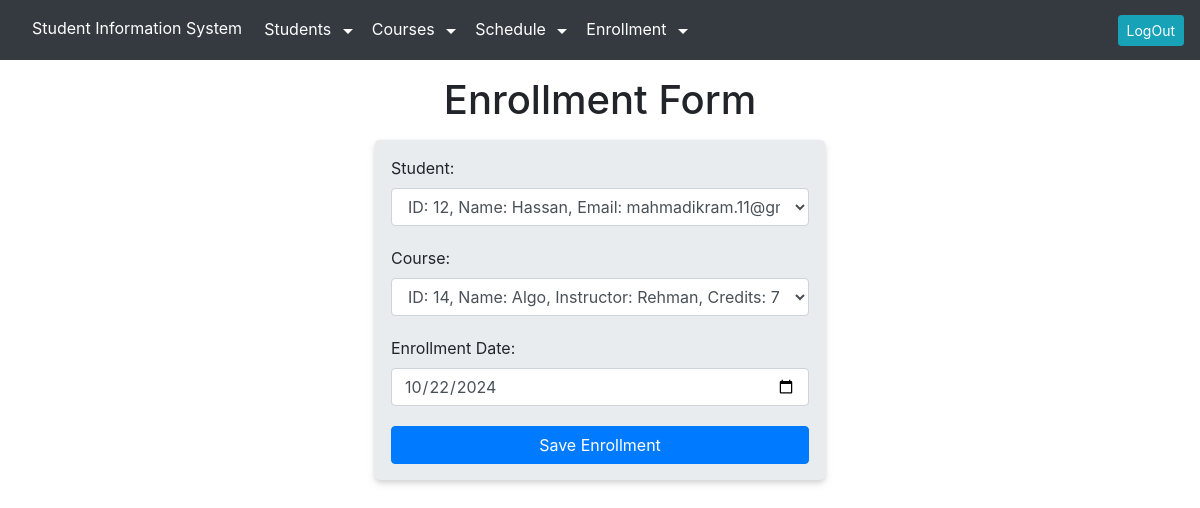
Screenshot of /enrollmentupdate/15/ (signed in) with the database file from the repository.
### sis_app/models.py (models this page shows, shortened)
class Enrollment(models.Model):
    student = models.ForeignKey(Student, on_delete=models.CASCADE)
    course = models.ForeignKey(Course, on_delete=models.CASCADE)
    enrollment_date = models.DateField()

### sis_app/views.py (the view)
# urls.py: path('enrollmentupdate/<int:id>/', views.enrollment_update_view, name='enrollment_update'),
@login_required
def enrollment_update_view(request, id):
    enrollment = Enrollment.objects.get(id=id)
    form = EnrollmentForm(instance=enrollment)
    if request.method == 'POST':
        form = EnrollmentForm(request.POST, instance=enrollment)
        if form.is_valid():
            form.save()
            return redirect('enrollment_list')
    return render(request, 'enrollment_form.html', {'form': form})

### sis_app/forms.py
class EnrollmentForm(forms.ModelForm):
    class Meta:
        model = Enrollment
        fields = '__all__'
        labels = {
            'student': 'Student',
            'course': 'Course',
            'enrollment_date': 'Enrollment Date',
        }
        widgets = {
            'student': forms.Select(attrs={'class': 'form-control'}),
            'course': forms.Select(attrs={'class': 'form-control'}),
            'enrollment_date': forms.DateInput(attrs={'class': 'form-control', 'type': 'date'}),
        }

### sis_app/models.py (called while the page is built)
    def __str__(self):
       return (
         f"ID: {self.id},\n"
         f"Name: {self.name},\n"
         f"Email: {self.email},\n"
         f"Date Of Birth: {self.date_of_birth},\n"
         f"Program Enrolled: {self.program_enrolled}"
    )

    def __str__(self):
        return (
            f"ID: {self.id},\n"
            f"Name: {self.name},\n"
            f"Instructor: {self.instructor},\n"
            f"Credits: {self.credits}"
    )

### sis_app/templates/enrollment_form.html (shortened to what this page needs)
{% extends "layout.html" %}
{% block content %}
<h1 class="text-center mb-3"> Enrollment Form </h1>
<form method="POST" class="jumbotron  light-shadow maxWidth mx-auto my-2 p-3">
<div class="d-flex flex-column gap5 ">
{{form}}
<button class="btn btn-primary btn-block" type="submit">Save Enrollment</button>
</div>
</form>
{%endblock%}

### sis_app/templates/layout.html (style rules this page uses)
.gap5 { gap: 20px; }
body { padding-top: 56px; }
.light-shadow { box-shadow: 0 2px 4px rgba(0, 0, 0, 0.1), 0 4px 8px rgba(0, 0, 0, 0.1); }
.maxWidth { max-width: 450px; width: 100%; }

### rows the page displays
Enrollment: student "ID: 12, Name: Hassan, Email: mahmadikram.11@gmail.com, Date Of Birth: 2024-10-17, Program Enrolled: CSR", course "ID: 14, Name: Algo, Instructor: Rehman, Credits: 7", enrollment_date "10/22/2024"
